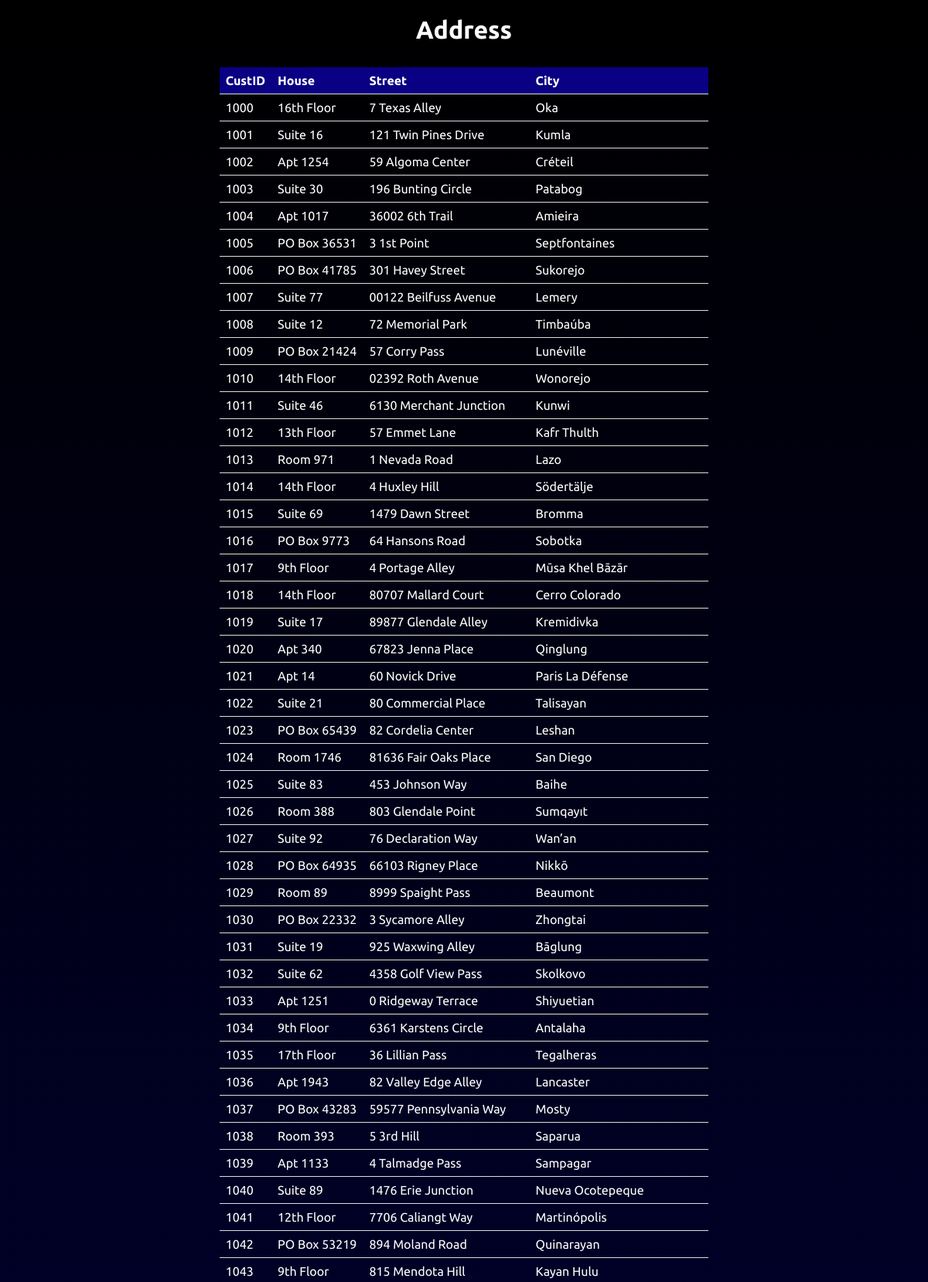
Screenshot of /html_files/tables/address.php (upper part) with the database file from the repository.
### tables this page shows
CREATE TABLE IF NOT EXISTS Address (
        CustID INT NOT NULL AUTO_INCREMENT,
        House VARCHAR(50) NOT NULL,
        Street VARCHAR(50) NOT NULL,
        City VARCHAR(50) NOT NULL,
        PRIMARY KEY (CustID),
        FOREIGN KEY (CustID) REFERENCES Customers(CustID) ON DELETE CASCADE
    );

### html_files/tables/address.php (the view, shortened to what this page needs)
<!DOCTYPE html>
<html>
<head>
    <link rel="stylesheet" href="../style.css">
</head>
<body>
    <h2>Address</h2>
    <table>
        <tr>
            <th>CustID</th>
            <th>House</th>
            <th>Street</th>
            <th>City</th>
        </tr>
        <?php
            $servername = "localhost";
            $username = "root";
            $password = "root";
            $dbname = "bumper_bazaar";
            $conn = new mysqli($servername, $username, $password, $dbname);
            $sql = "SELECT * FROM address";
            $result = $conn->query($sql);
            while ($row = $result->fetch_assoc()) {
                echo "<tr>";
                echo "<td>".$row['CustID']."</td>";
                echo "<td>".$row['House']."</td>";
                echo "<td>".$row['Street']."</td>";
                echo "<td>".$row['City']."</td>";
                echo "</tr>";
            }
        ?>
    </table>
</body>
</html>

### html_files/style.css (style rules this page uses)
* { margin: 10px; padding: 0; font-family: Ubuntu, Consolas; color: white; }
body { background: -webkit-linear-gradient(black, rgb(1, 1, 126)); background-size: cover; background-repeat: no-repeat; background-attachment: fixed; }
h2 { text-align: center; margin-bottom: 30px; font-size: 2rem; }
table { margin: auto; border-collapse: collapse; }
th, td { padding: 8px; text-align: left; border-bottom: 1px solid #ddd; }
th { background-color: #090083; }

### rows the page displays
address: CustID "1000", House "16th Floor", Street "7 Texas Alley", City "Oka"
address: CustID "1001", House "Suite 16", Street "121 Twin Pines Drive", City "Kumla"
address: CustID "1002", House "Apt 1254", Street "59 Algoma Center", City "Créteil"
address: CustID "1003", House "Suite 30", Street "196 Bunting Circle", City "Patabog"
address: CustID "1004", House "Apt 1017", Street "36002 6th Trail", City "Amieira"
address: CustID "1005", House "PO Box 36531", Street "3 1st Point", City "Septfontaines"
address: CustID "1006", House "PO Box 41785", Street "301 Havey Street", City "Sukorejo"
address: CustID "1007", House "Suite 77", Street "00122 Beilfuss Avenue", City "Lemery"
address: CustID "1008", House "Suite 12", Street "72 Memorial Park", City "Timbaúba"
address: CustID "1009", House "PO Box 21424", Street "57 Corry Pass", City "Lunéville"
address: CustID "1010", House "14th Floor", Street "02392 Roth Avenue", City "Wonorejo"
address: CustID "1011", House "Suite 46", Street "6130 Merchant Junction", City "Kunwi"
address: CustID "1012", House "13th Floor", Street "57 Emmet Lane", City "Kafr Thulth"
address: CustID "1013", House "Room 971", Street "1 Nevada Road", City "Lazo"
address: CustID "1014", House "14th Floor", Street "4 Huxley Hill", City "Södertälje"
address: CustID "1015", House "Suite 69", Street "1479 Dawn Street", City "Bromma"
address: CustID "1016", House "PO Box 9773", Street "64 Hansons Road", City "Sobotka"
address: CustID "1017", House "9th Floor", Street "4 Portage Alley", City "Mūsa Khel Bāzār"
address: CustID "1018", House "14th Floor", Street "80707 Mallard Court", City "Cerro Colorado"
address: CustID "1019", House "Suite 17", Street "89877 Glendale Alley", City "Kremidivka"
address: CustID "1020", House "Apt 340", Street "67823 Jenna Place", City "Qinglung"
address: CustID "1021", House "Apt 14", Street "60 Novick Drive", City "Paris La Défense"
address: CustID "1022", House "Suite 21", Street "80 Commercial Place", City "Talisayan"
address: CustID "1023", House "PO Box 65439", Street "82 Cordelia Center", City "Leshan"
address: CustID "1024", House "Room 1746", Street "81636 Fair Oaks Place", City "San Diego"
address: CustID "1025", House "Suite 83", Street "453 Johnson Way", City "Baihe"
address: CustID "1026", House "Room 388", Street "803 Glendale Point", City "Sumqayıt"
address: CustID "1027", House "Suite 92", Street "76 Declaration Way", City "Wan’an"
address: CustID "1028", House "PO Box 64935", Street "66103 Rigney Place", City "Nikkō"
address: CustID "1029", House "Room 89", Street "8999 Spaight Pass", City "Beaumont"
address: CustID "1030", House "PO Box 22332", Street "3 Sycamore Alley", City "Zhongtai"
address: CustID "1031", House "Suite 19", Street "925 Waxwing Alley", City "Bāglung"
address: CustID "1032", House "Suite 62", Street "4358 Golf View Pass", City "Skolkovo"
address: CustID "1033", House "Apt 1251", Street "0 Ridgeway Terrace", City "Shiyuetian"
address: CustID "1034", House "9th Floor", Street "6361 Karstens Circle", City "Antalaha"
address: CustID "1035", House "17th Floor", Street "36 Lillian Pass", City "Tegalheras"
address: CustID "1036", House "Apt 1943", Street "82 Valley Edge Alley", City "Lancaster"
address: CustID "1037", House "PO Box 43283", Street "59577 Pennsylvania Way", City "Mosty"
address: CustID "1038", House "Room 393", Street "5 3rd Hill", City "Saparua"
address: CustID "1039", House "Apt 1133", Street "4 Talmadge Pass", City "Sampagar"
address: CustID "1040", House "Suite 89", Street "1476 Erie Junction", City "Nueva Ocotepeque"
address: CustID "1041", House "12th Floor", Street "7706 Caliangt Way", City "Martinópolis"
address: CustID "1042", House "PO Box 53219", Street "894 Moland Road", City "Quinarayan"
address: CustID "1043", House "9th Floor", Street "815 Mendota Hill", City "Kayan Hulu"
